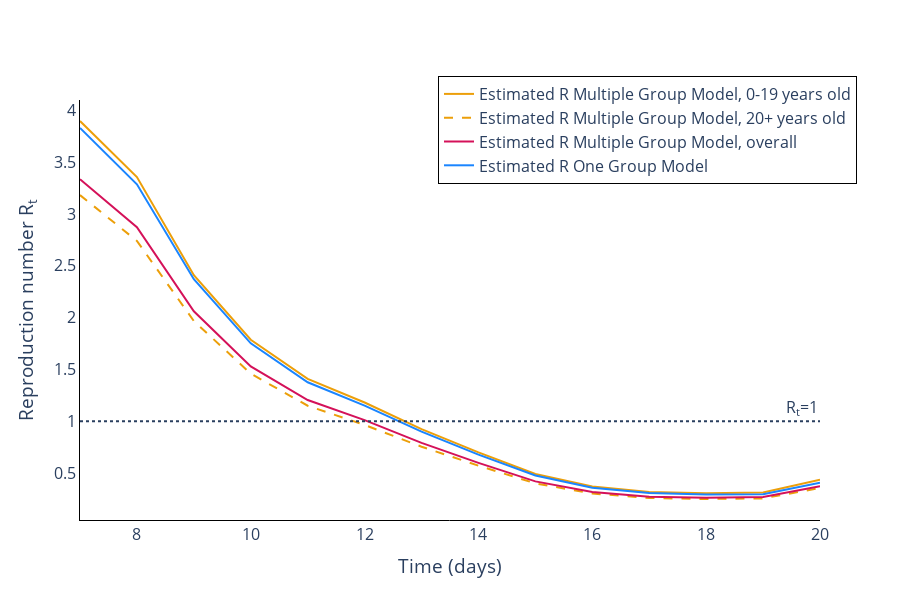

Source (notebook cell):
### Code cell
colour_names = ['#EC9F0A', '#D41159', '#1A85FF']

fig = ReproductionNumberPlot()

for j in range(num_categories):
    fig.add_interval_rt(approx_multicat_intervals[j], colour=colour_names[0], shape=[None, 'dash'][j], model_type='Multiple Group Model, {}'.format(trace_names[j]))
fig.add_interval_rt(overall_approx_multicat_intervals, colour=colour_names[1], model_type='Multiple Group Model, overall')
fig.add_interval_rt(pois_intervals, colour=colour_names[2], model_type='One Group Model')
    
fig.update_labels(time_label='Time (days)', r_label='Reproduction number R<sub>t</sub>')

fig.figure.data = [fig.figure.data[0], fig.figure.data[2], fig.figure.data[4], fig.figure.data[6]]

fig.figure.add_hline(
    y=1, line_dash='dot',
    annotation_text='R<sub>t</sub>=1', fillcolor='black',
    annotation_position='top right')

fig.figure.update_layout(
    width=900, 
    height=600,
    plot_bgcolor='white',
    font=dict(
            size=16),
    xaxis=dict(
        linecolor='black'),
    yaxis=dict(
        linecolor='black'),
    legend=dict(
            orientation="h",
            yanchor="bottom",
            y=0.8,
            xanchor="right",
            x=1.05,
            bordercolor="Black",
            borderwidth=1
        )
)

fig.figure.write_image('images/Avian Flu.pdf')

fig.show_figure()

### Figure 1 — Plotly figure (JSON) as saved in the notebook; plotly's stock layout.template omitted (floating-point values rounded to 4 significant figures)
{"data": [{"line": {"color": "#EC9F0A"}, "mode": "lines", "name": "Estimated R Multiple Group Model, 0-19 years old", "type": "scatter", "x": [7, 8, 9, 10, 11, 12, 13, 14, 15, 16, 17, 18, 19, 20], "y": [3.896, 3.355, 2.409, 1.787, 1.408, 1.181, 0.9243, 0.7, 0.4909, 0.3713, 0.318, 0.3063, 0.3137, 0.4356]}, {"line": {"color": "#EC9F0A", "dash": "dash"}, "mode": "lines", "name": "Estimated R Multiple Group Model, 20+ years old", "type": "scatter", "x": [7, 8, 9, 10, 11, 12, 13, 14, 15, 16, 17, 18, 19, 20], "y": [3.181, 2.74, 1.967, 1.459, 1.15, 0.9641, 0.7547, 0.5716, 0.4008, 0.3031, 0.2596, 0.2501, 0.2561, 0.3557]}, {"line": {"color": "#D41159"}, "mode": "lines", "name": "Estimated R Multiple Group Model, overall", "type": "scatter", "x": [7, 8, 9, 10, 11, 12, 13, 14, 15, 16, 17, 18, 19, 20], "y": [3.334, 2.871, 2.061, 1.529, 1.205, 1.01, 0.7909, 0.599, 0.42, 0.3177, 0.2721, 0.2621, 0.2684, 0.3727]}, {"line": {"color": "#1A85FF"}, "mode": "lines", "name": "Estimated R One Group Model", "type": "scatter", "x": [7, 8, 9, 10, 11, 12, 13, 14, 15, 16, 17, 18, 19, 20], "y": [3.829, 3.286, 2.37, 1.751, 1.376, 1.15, 0.9001, 0.6784, 0.4763, 0.3583, 0.3087, 0.2936, 0.2952, 0.4075]}], "layout": {"annotations": [{"showarrow": false, "text": "R<sub>t</sub>=1", "x": 1, "xanchor": "right", "xref": "x domain", "y": 1, "yanchor": "bottom", "yref": "y"}], "font": {"size": 16}, "height": 600, "hovermode": "x unified", "legend": {"bordercolor": "Black", "borderwidth": 1, "orientation": "h", "x": 1.05, "xanchor": "right", "y": 0.8, "yanchor": "bottom"}, "plot_bgcolor": "white", "shapes": [{"fillcolor": "black", "line": {"dash": "dot"}, "type": "line", "x0": 0, "x1": 1, "xref": "x domain", "y0": 1, "y1": 1, "yref": "y"}], "width": 900, "xaxis": {"linecolor": "black", "title": {"text": "Time (days)"}}, "yaxis": {"linecolor": "black", "title": {"text": "Reproduction number R<sub>t</sub>"}}}}
